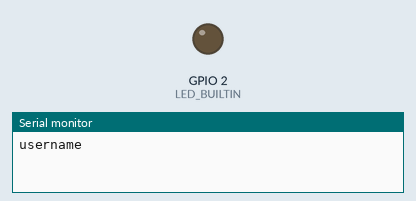
Simulated run of this sketch. Board: ESP8266 (NodeMCU). On the bench: output pins drawn as LEDs (lit = HIGH, except the on-board LED, lit = LOW), the last lines printed to the serial monitor. WiFi joins after 1.5 s; servers stay silent unless stated.

Above: at 0.1 s.
At 1.9 s:
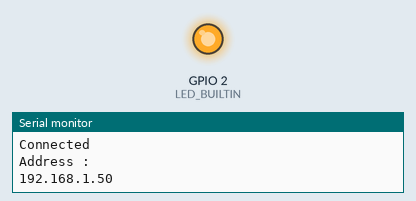
Timing chart, 0 to 3.4 s (numbered marks = the images above):
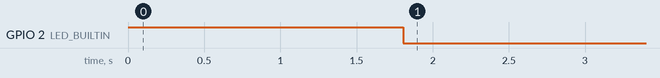

The sketch:

blynk_code.ino
```cpp
#include <ESP8266WiFi.h>
#include <BlynkSimpleEsp8266.h>
#define LED_BUILTIN 2
char auth[] = "copy_it_from_email";
const char* ssid="username";
const char* pass="password";
void setup() {
  pinMode(LED_BUILTIN, OUTPUT);     // Initialize the LED_BUILTIN pin as an output
  digitalWrite(LED_BUILTIN, HIGH);
  Serial.begin(115200);
  Serial.println();
  Serial.println(ssid);
  WiFi.begin(ssid,pass);
  Blynk.begin(auth, ssid, pass);

   Serial.println("connecting");

   while(WiFi.status()!=WL_CONNECTED){
    delay(500);
     Serial.print(".");
   }
   digitalWrite(LED_BUILTIN, LOW);
    Serial.println("Connected");
     Serial.println("Address :");
      Serial.print(WiFi.localIP());
}

// the loop function runs over and over again forever
void loop() {
Blynk.run();
}
```
